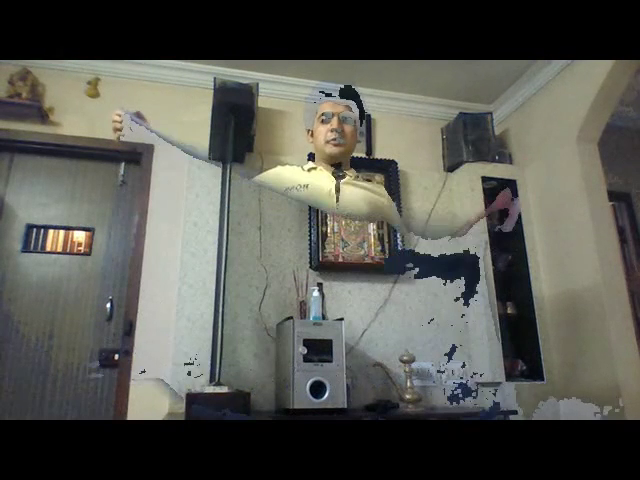
#> input picture frame 17 of harrypotter.mp4, 640 x 480 px, given in place of vtest.avi, which was not available
$ python '39.Background removal.py'
#> lines starting #> are read from the running program, lines starting #| are printed output that depends on the picture; after the words box and inside, x2 and y2 are one past the last pixel; in counts of white or black regions, pixels touching at a corner belong together; pictures that were not available may be replaced by others from this repository, and a replacement may not be noted
import numpy as np
import cv2
cap=cv2.VideoCapture('vtest.avi')
#fgbg=cv2.bgsegm.createBackgroundSubtractorMOG()
fgbg=cv2.createBackgroundSubtractorMOG2()
kernel=cv2.getStructuringElement(cv2.MORPH_ELLIPSE, (3,3))
while True:
    ret,frame= cap.read()
#> frame is the input picture: shape (480, 640, 3); mean B, G, R 82, 88.6, 87.9
    if frame is None:
        break
    fgmask=fgbg.apply(frame)
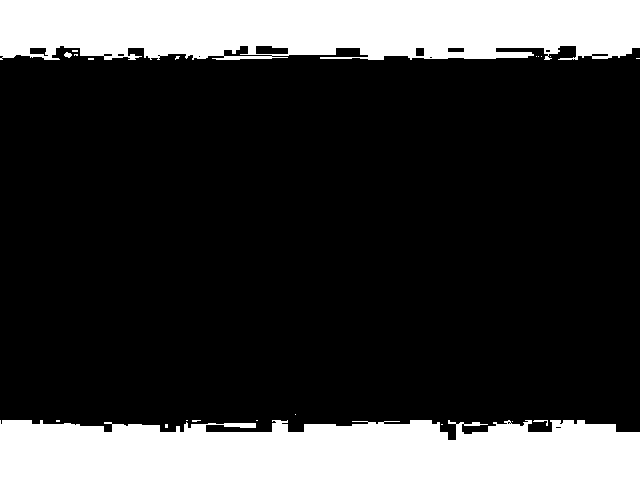
#> fgmask: shape (480, 640); values 127 (black) and 255 (white), 22.8% white; 21 white regions (17 under 20 px), largest, box (x1, y1, x2, y2) and area: (0, 0, 640, 60) 35067, (0, 420, 640, 480) 34793, (533, 420, 548, 426) 33, (64, 52, 72, 58) 32
    fgmask=cv2.morphologyEx(fgmask,cv2.MORPH_OPEN,kernel)
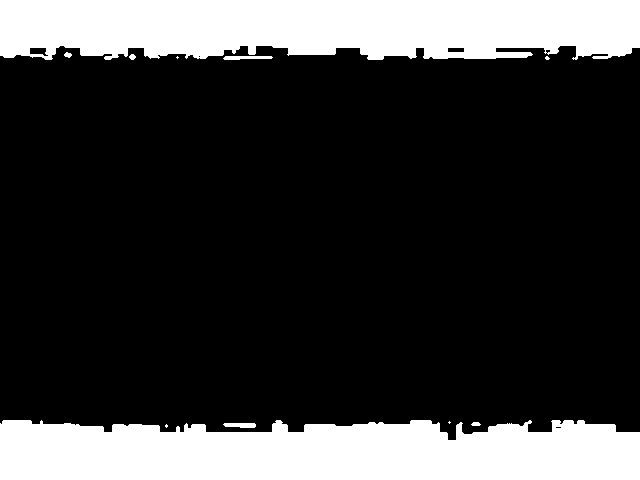
#> fgmask: shape (480, 640); values 127 (black) and 255 (white), 22.6% white; 11 white regions (4 under 20 px), largest, box (x1, y1, x2, y2) and area: (0, 0, 640, 60) 34517, (0, 420, 640, 480) 34401, (223, 56, 273, 60) 161

    cv2.imshow('Frame',frame)
    cv2.imshow('segm1',fgmask)

    keyboard=cv2.waitKey(30)
#> (key Esc is pressed here)
    if keyboard =='q' or keyboard ==27:
        break
cap.release()
cv2.destroyAllWindows()

$ run again, starting later in the video
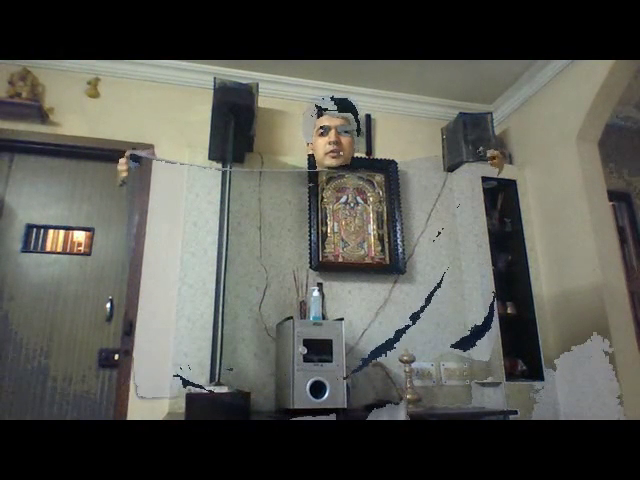
#> input picture frame 80 of harrypotter.mp4, 640 x 480 px, given in place of vtest.avi, which was not available
#> frame is the input picture: shape (480, 640, 3); mean B, G, R 82.3, 88.7, 88.1
#> `fgmask=fgbg.apply(frame)`:
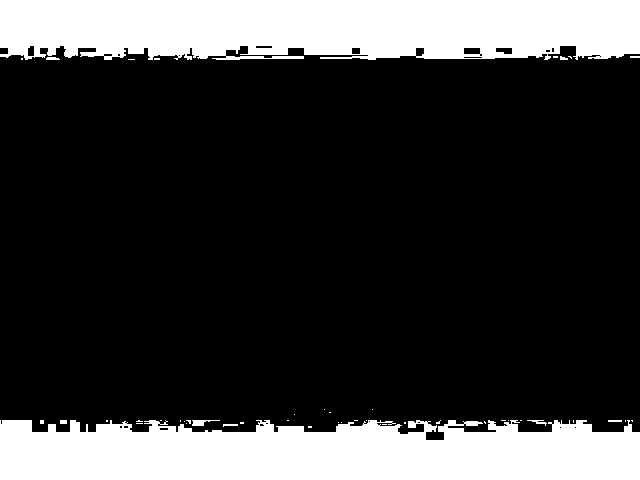
#> fgmask: shape (480, 640); values 127 (black) and 255 (white), 22.7% white; 45 white regions (35 under 20 px), largest, box (x1, y1, x2, y2) and area: (0, 0, 640, 60) 35454, (0, 420, 640, 480) 33762, (192, 420, 220, 426) 89
#> `fgmask=cv2.morphologyEx(fgmask,cv2.MORPH_OPEN,kernel)`:
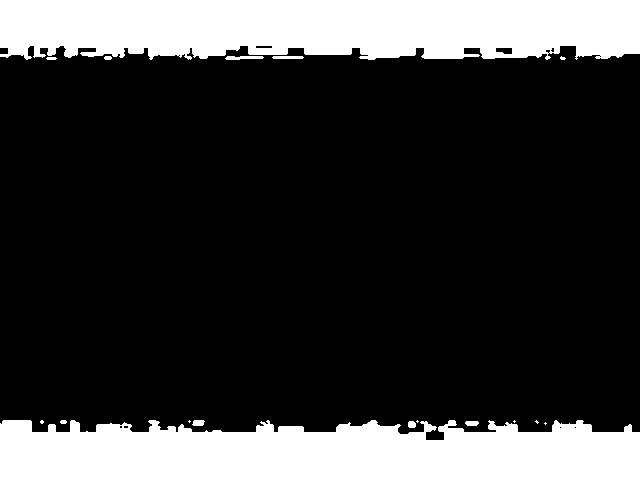
#> fgmask: shape (480, 640); values 127 (black) and 255 (white), 22.4% white; 17 white regions (7 under 20 px), largest, box (x1, y1, x2, y2) and area: (0, 0, 640, 60) 34937, (0, 420, 640, 480) 33350, (225, 56, 264, 60) 121

$ run again, starting later in the video
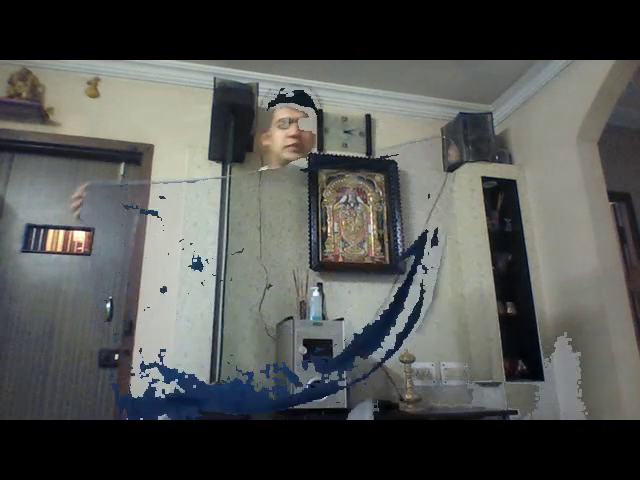
#> input picture frame 143 of harrypotter.mp4, 640 x 480 px, given in place of vtest.avi, which was not available
#> frame is the input picture: shape (480, 640, 3); mean B, G, R 82.4, 84.8, 83.2
#> `fgmask=fgbg.apply(frame)`:
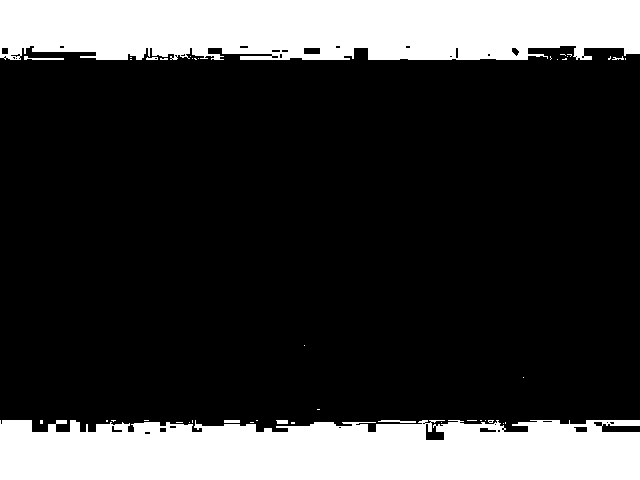
#> fgmask: shape (480, 640); values 127 (black) and 255 (white), 23.1% white; 43 white regions (35 under 20 px), largest, box (x1, y1, x2, y2) and area: (0, 0, 640, 60) 35537, (0, 420, 640, 480) 34986, (24, 56, 64, 60) 83
#> `fgmask=cv2.morphologyEx(fgmask,cv2.MORPH_OPEN,kernel)`:
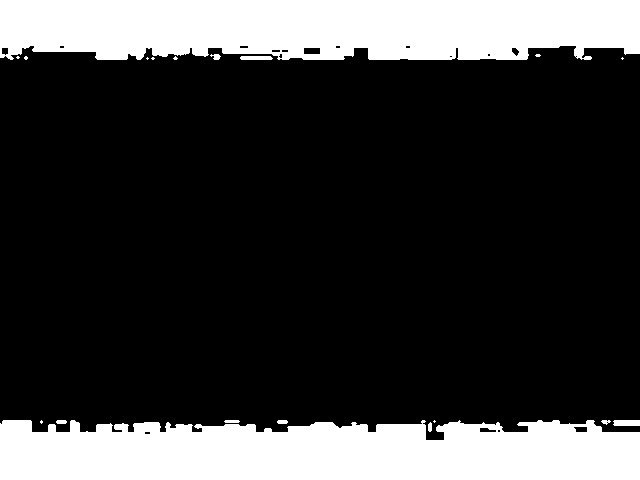
#> fgmask: shape (480, 640); values 127 (black) and 255 (white), 22.8% white; 19 white regions (9 under 20 px), largest, box (x1, y1, x2, y2) and area: (0, 0, 640, 60) 35103, (0, 420, 640, 480) 34409, (613, 420, 640, 426) 158
